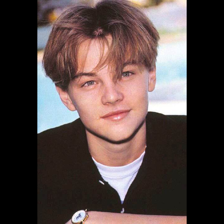
#> input picture day36/课堂代码/day36/sample/img_0.0.0.0.0.0.png, 224 x 224 px, given as the content of the folder images/bg_pic, which was not available
$ python '01-制作正负样本数据.py'
#> lines starting #> are read from the running program, lines starting #| are printed output that depends on the picture
"""
制作正负样本：
   正样本： 有目标的样本
   负样本： 没有目标的样本

我们需要将正负样本的尺寸设置成：224 * 224
由于背景图像的尺寸不一样， 如果简单的设置成224*224会造成图像被压缩变形， 所以我们这里从采取
填充背景的方式解决图像变形的问题， 一般填充 黑色或灰色
"""

from PIL import Image, ImageOps
import glob
import numpy as np


class Sample:
    def make_sample(self, bg_img_root=None, obj_img_root=None, size=(224, 224)):
        # 加载图像
#> called with bg_img_root = 'images/bg_pic', obj_img_root = 'images/yellow', size = (224, 224)
        img_paths = glob.glob(f"{bg_img_root}/*")
        for i, img_path in enumerate(img_paths):
            bg_img = Image.open(img_path)
#> bg_img is the input picture: PIL image 224x224 RGB; mean R, G, B 86.7, 72, 70
            # 获取图像的宽高
            w, h = bg_img.size
#> w = 224; h = 224
            # 获取宽高的最大值
            max_side = max(w, h)
#> max_side = 224
            border_lr = (max_side - w) // 2
#> border_lr = 0
            border_ud = (max_side - h) // 2
#> border_ud = 0
            # 使用border边框线扩展图像
            # border边框线的顺序是： left, top, right, bottom
            # fill就是边框线填充的颜色
            sampling = ImageOps.expand(bg_img, border=(border_lr, border_ud, border_lr, border_ud), fill=(0, 0, 0))
            # 创建224 * 224的负样本
            sampling = sampling.resize(size)
            # 保存负样本
            sampling.save(f"sample/img_{i}.0.0.0.0.0.png")

            # 制作正样本： 就是在负样本上面加上小黄人
            # 添加小黄人：1. 随机获取小黄人  2. 随机大小  3. 随机坐标
            yellow_id = np.random.randint(1, 21)
            yellow_size = np.random.randint(60, 151)
            yellow_x = np.random.randint(0, size[0] - yellow_size)
            yellow_y = np.random.randint(0, size[0] - yellow_size)

            # 获取小黄人
            yellow_img = Image.open(f"{obj_img_root}/{yellow_id}.png")
            # 随机改变小黄人的尺寸
            yellow_img = yellow_img.resize(size=(yellow_size, yellow_size))
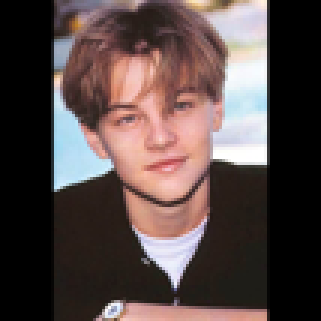
#> yellow_img: PIL image 107x107 RGB (shown 3 times larger); mean R, G, B 86.7, 72, 70.1
            # 将小黄人粘贴到负样本，得到的就是正样本
            # 小黄人是RGBA带有透明度
            # r, g, b, a = yellow_img.split()
            # sampling.paste(yellow_img, (yellow_x, yellow_y), mask=a)

            # 小黄人是RGBA带有透明度， 所以直接将小黄人当作mask传入， 图像就是RGBA
#> (the run stopped early here; a loop or call above may not have finished)

$ run again, on day36/课堂代码/day36/sample/img_12.0.0.0.0.0.png
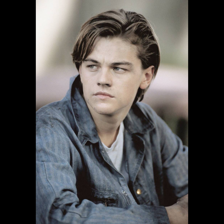
#> input picture day36/课堂代码/day36/sample/img_12.0.0.0.0.0.png, 224 x 224 px, given as the content of the folder images/bg_pic, which was not available
#> in make_sample, bg_img is the input picture: PIL image 224x224 RGB; mean R, G, B 81.2, 79.7, 79.5
#> in make_sample, `yellow_img = yellow_img.resize(size=(yellow_size, yellow_size))`:
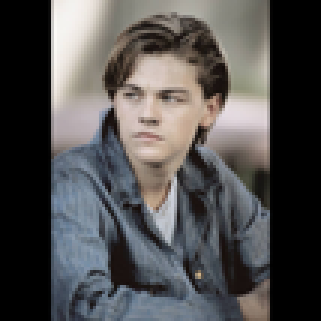
#> yellow_img: PIL image 107x107 RGB (shown 3 times larger); mean R, G, B 81.2, 79.7, 79.5

$ run again, on day36/课堂代码/day36/sample/img_13.0.0.0.0.0.png
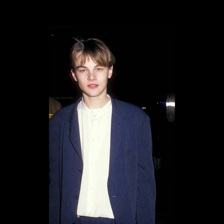
#> input picture day36/课堂代码/day36/sample/img_13.0.0.0.0.0.png, 224 x 224 px, given as the content of the folder images/bg_pic, which was not available
#> in make_sample, bg_img is the input picture: PIL image 224x224 RGB; mean R, G, B 31.8, 31.2, 34.6
#> in make_sample, `yellow_img = yellow_img.resize(size=(yellow_size, yellow_size))`:
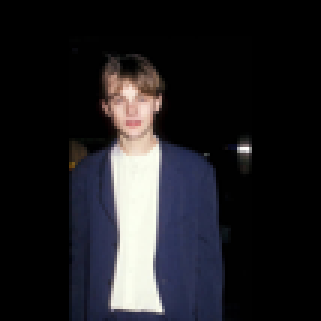
#> yellow_img: PIL image 107x107 RGB (shown 3 times larger); mean R, G, B 31.8, 31.2, 34.6
